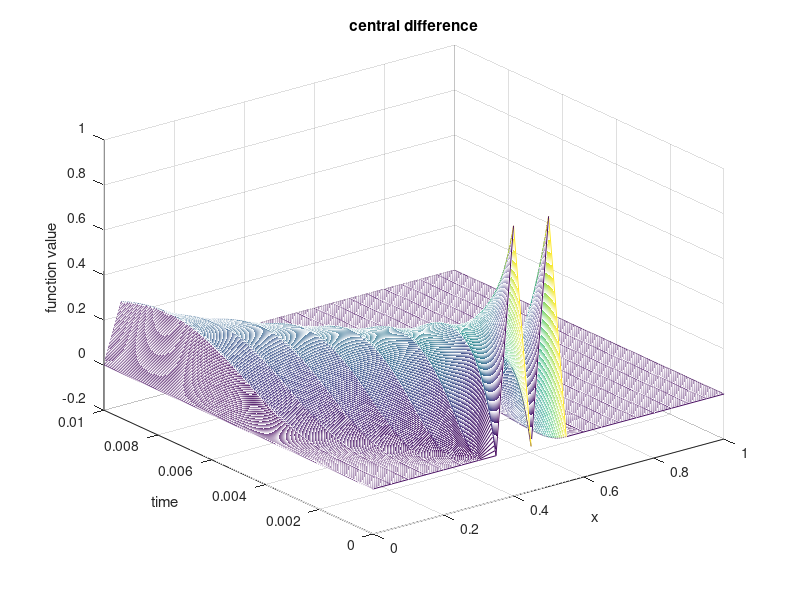

The MATLAB script that drew this image:
%The script solves our  conveciton problem using the implicit euler method.
%The differential is approximated with a central difference.
clear all;

mu = 0.01;
dX = 1/20;
dT = mu * dX^2;

t = 0:dT:0.01;
x = 0:dX:1;

U = meshgrid(x,t);
exSol = zeros(length(t),length(x));
error = zeros(length(t),length(x));
%Boundary condition:
%Time boundary conditions.
U(:,1) = 0;
U(:,end) = 0;

%x boundary:
%1.0 for x in [0.450, 0.550]
pos1 = floor(0.450/dX);
pos2 = floor(0.550/dX);
U(1,:) = 0;
U(1,pos1) = 1;
U(1,pos2) = 1;

%U(1,:) = 0;
%U(1,:) = sin(pi*x);


%Heat equation with convection:
%u_t = 50*ux + u_xx
%set dircetion:
dir = -1;
beta = 50*mu*(dX/2)*dir;

%construct the step Matrix:
stepMat = toeplitz([(1 + 2*mu) -(mu + beta), zeros(1,length(x)-4)],...
             [(1 + 2*mu) -(mu - beta), zeros(1,length(x)-4)]);

for n = 1:1:(length(t)-1)
    
    %compute the values for the next time step.
    U(n+1,2:(end-1)) = stepMat\U(n,2:(end-1))'...
    + [(mu - beta)*U(n+1,1); zeros(length(x)-4,1); (mu + beta)*U(n+1,end)];
    
    %Exact solution:
    %exSol(n,:) = exp(-pi^2*t(n))*sin(pi*x);
  
end

%plot solution
mesh(x,t,U)
xlabel('x')
ylabel('time')
zlabel('function value')
title('central difference')